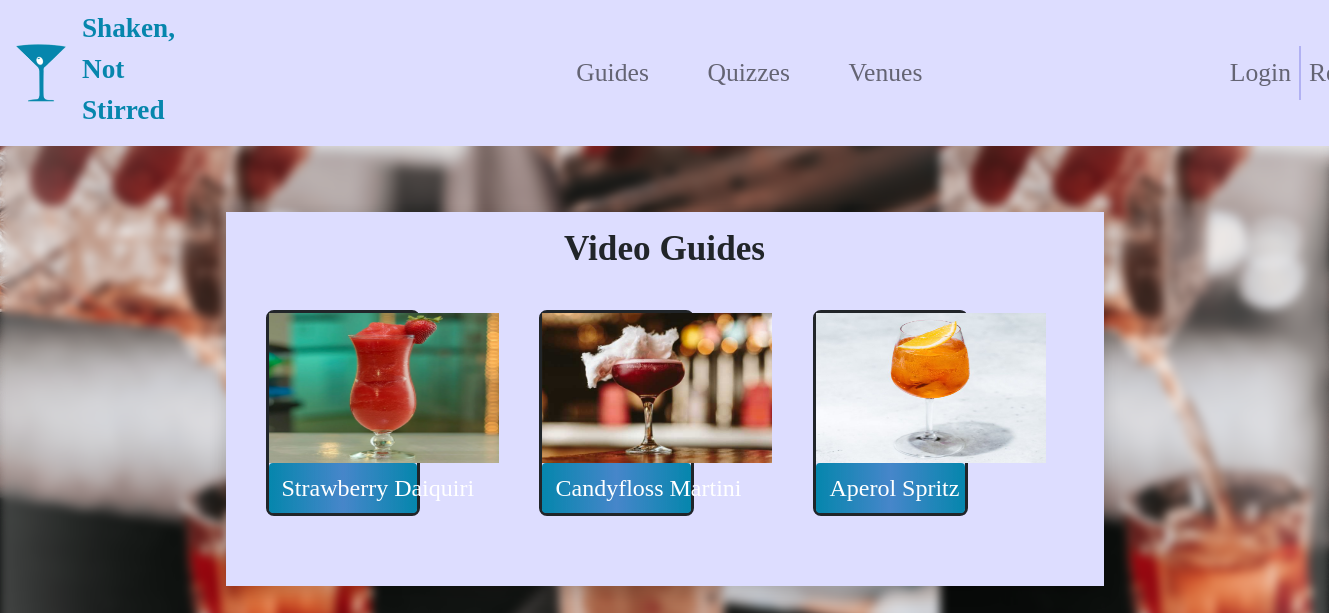
Screenshot of /VideoGuides.php with the database file from the repository.
### tables this page shows
CREATE TABLE `guide` (
  `guide_id` int(3) NOT NULL,
  `name` varchar(30) NOT NULL,
  `type` varchar(5) NOT NULL,
  `description` text DEFAULT NULL,
  `video_link` varchar(50) DEFAULT NULL,
  `picture_id` varchar(50) DEFAULT NULL
);

### VideoGuides.php (the view, shortened to what this page needs)
<?php
require_once "phpconnect.php";
$sql = mysqli_query($conn, "Select * from guide where type = 'video'");
?>
<!DOCTYPE html>
<html>
<head>
    <link rel="stylesheet" href="https://cdn.jsdelivr.net/npm/bootstrap@4.0.0/dist/css/bootstrap.min.css"
>
    <link rel="stylesheet" type="text/css" href="style.css" />
    <link rel="stylesheet" href="https://cdn.jsdelivr.net/npm/bootstrap@5.0.0-beta1/dist/css/bootstrap.min.css" />
</head>
<body>
    <header>
        <?php
        include 'Header.php';
        ?>
    </header>
    <div class="row justify-content-center mt-5">
        <div class="col-lg-6 col-lg-8 col-sm-10">
            <div class="content shadow">
                <div class="card-title text-center">
                    <h2 class="p-3">Video Guides</h2>
                </div>
                <div class="card-body">
                    <div class="container">
                        <div class="row">
                            <?php while ($row = mysqli_fetch_array($sql)) { ?>
                                <div class="col-md-4 borderAdjust">
                                    <div class="itemList">
                                    <?php echo '<img src="Icons/' . $row["picture_id"] . '" height="150rem" width="230rem" alt="Video Image"</p>';?>
                                        <button type="button" class="btn btn-block login" id="<?php echo $row['guide_id']?>" data-toggle="modal" data-target="#<?php echo($row['guide_id'].'Modal') ?>"><?php echo $row["name"]?></button>
                                    </div>
                                </div>
                        <?php } ?>
                        </div>
                    </div>
                </div>
            </div>
        </div>
    </div>
</body>

### style.css (style rules this page uses)
body { background-attachment: fixed; background-image: url("Icons/background.png"); }
body:before { content: ''; position: fixed; top: 0; left: 0; right: 0; bottom: 0; box-shadow: inset 0 0 12.5rem rgba(255, 255, 255, .5); filter: blur(0.3rem); background: inherit; }
.login { background-color: #0686AD !important; background-image: linear-gradient(to right, #0686AD, #8686e780, #0686AD); color: white !important; font-size: 150% !important; }
.card-title h2 { font-family: "Goudy Bookletter 1911"; font-size: 2.2rem !important; font-weight: bold; }
.itemList { font-family: "Goudy Bookletter 1911"; border-style: solid; border-radius: 0.5rem; margin-bottom: 8%; }
.col-md-4 { display: grid !important; grid-template-columns: 62.5% 62.5% 62.5% !important; grid-gap: 6% 6% !important; padding-bottom: 5% !important; }
.borderAdjust { grid-template-columns: 61.9% !important; }
.content { margin: 2% auto auto auto !important; display: block !important; background-color: #ddddff !important; }

### rows the page displays
guide: picture (picture), name "Strawberry Daiquiri"
guide: picture (picture), name "Candyfloss Martini"
guide: picture (picture), name "Aperol Spritz"
